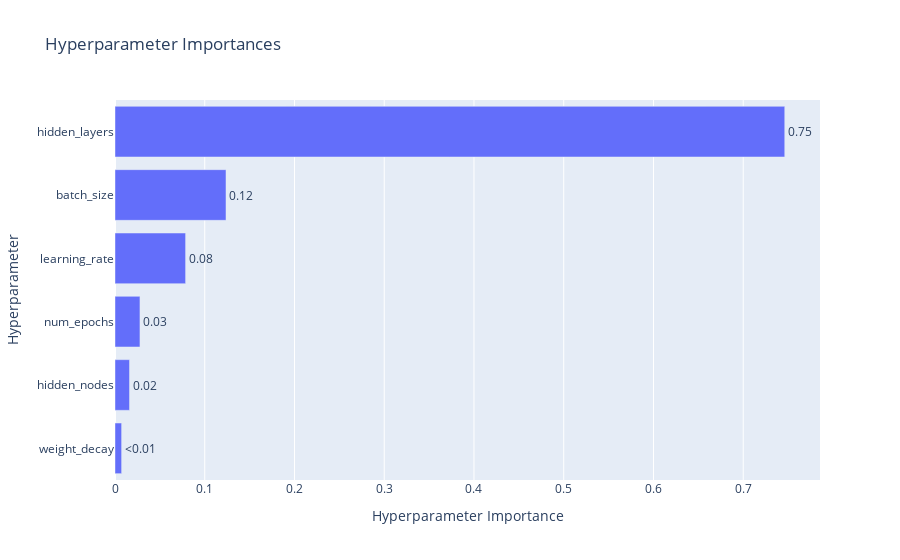

The cell this chart's notebook holds for it:
### Code cell
# 파라미터의 중요도 플롯
optuna.visualization.plot_param_importances(study)

### Figure 1 — Plotly figure (JSON) as saved in the notebook; plotly's stock layout.template omitted (floating-point values rounded to 4 significant figures)
{"data": [{"cliponaxis": false, "hovertemplate": ["weight_decay (FloatDistribution): 0.007376690770264613<extra></extra>", "hidden_nodes (IntDistribution): 0.016182405085059214<extra></extra>", "num_epochs (IntDistribution): 0.027811838722611944<extra></extra>", "learning_rate (FloatDistribution): 0.07866380226952743<extra></extra>", "batch_size (IntDistribution): 0.12368059563128755<extra></extra>", "hidden_layers (IntDistribution): 0.7462846675212492<extra></extra>"], "name": "Objective Value", "orientation": "h", "text": ["<0.01", "0.02", "0.03", "0.08", "0.12", "0.75"], "textposition": "outside", "type": "bar", "x": [0.007377, 0.01618, 0.02781, 0.07866, 0.1237, 0.7463], "y": ["weight_decay", "hidden_nodes", "num_epochs", "learning_rate", "batch_size", "hidden_layers"]}], "layout": {"title": {"text": "Hyperparameter Importances"}, "xaxis": {"title": {"text": "Hyperparameter Importance"}}, "yaxis": {"title": {"text": "Hyperparameter"}}}}
